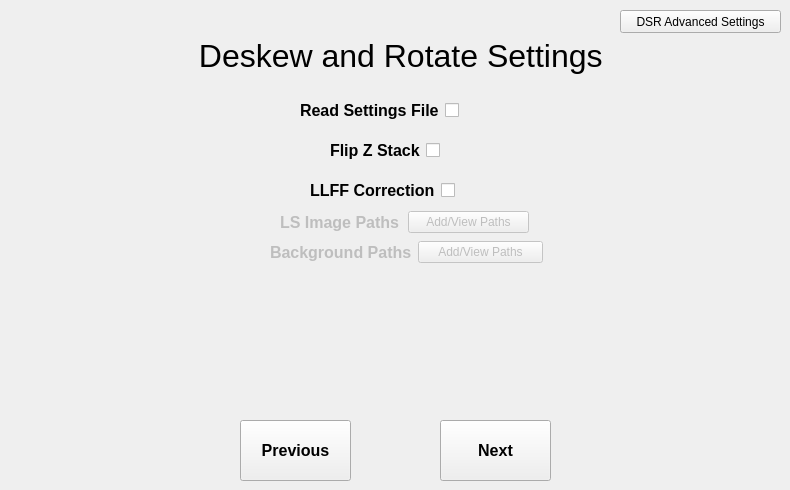
    <widget class="QWidget" name="DSR">
     <attribute name="title">
      <string>DSR</string>
     </attribute>
     <widget class="QLabel" name="dsrSettingsLabel">
      <property name="geometry">
       <rect>
        <x>190</x>
        <y>20</y>
        <width>471</width>
        <height>71</height>
       </rect>
      </property>
      <property name="font">
       <font>
        <pointsize>24</pointsize>
       </font>
      </property>
      <property name="text">
       <string> Deskew and Rotate Settings</string>
      </property>
     </widget>
     <widget class="QPushButton" name="dsrAdvancedSettingsButton">
      <property name="geometry">
       <rect>
        <x>620</x>
        <y>10</y>
        <width>161</width>
        <height>23</height>
       </rect>
      </property>
      <property name="text">
       <string>DSR Advanced Settings</string>
      </property>
     </widget>
     <widget class="QPushButton" name="dsrNextButton">
      <property name="geometry">
       <rect>
        <x>440</x>
        <y>420</y>
        <width>111</width>
        <height>61</height>
       </rect>
      </property>
      <property name="font">
       <font>
        <pointsize>12</pointsize>
        <weight>75</weight>
        <bold>true</bold>
       </font>
      </property>
      <property name="text">
       <string>Next</string>
      </property>
     </widget>
     <widget class="QPushButton" name="dsrPreviousButton">
      <property name="geometry">
       <rect>
        <x>240</x>
        <y>420</y>
        <width>111</width>
        <height>61</height>
       </rect>
      </property>
      <property name="font">
       <font>
        <pointsize>12</pointsize>
        <weight>75</weight>
        <bold>true</bold>
       </font>
      </property>
      <property name="text">
       <string>Previous</string>
      </property>
     </widget>
     <widget class="QWidget" name="layoutWidget_6">
      <property name="geometry">
       <rect>
        <x>270</x>
        <y>240</y>
        <width>273</width>
        <height>25</height>
       </rect>
      </property>
      <layout class="QHBoxLayout" name="horizontalLayout_7">
       <item>
        <widget class="QLabel" name="backgroundPathsLabel">
         <property name="enabled">
          <bool>false</bool>
         </property>
         <property name="font">
          <font>
           <pointsize>12</pointsize>
           <weight>75</weight>
           <bold>true</bold>
          </font>
         </property>
         <property name="text">
          <string>Background Paths</string>
         </property>
        </widget>
       </item>
       <item>
        <widget class="QPushButton" name="backgroundAddPathsButton">
         <property name="enabled">
          <bool>false</bool>
         </property>
         <property name="text">
          <string>Add/View Paths</string>
         </property>
        </widget>
       </item>
      </layout>
     </widget>
     <widget class="QWidget" name="layoutWidget_7">
      <property name="geometry">
       <rect>
        <x>280</x>
        <y>210</y>
        <width>249</width>
        <height>25</height>
       </rect>
      </property>
      <layout class="QHBoxLayout" name="horizontalLayout_8">
       <item>
        <widget class="QLabel" name="lsImagePathsLabel">
         <property name="enabled">
          <bool>false</bool>
         </property>
         <property name="font">
          <font>
           <pointsize>12</pointsize>
           <weight>75</weight>
           <bold>true</bold>
          </font>
         </property>
         <property name="text">
          <string>LS Image Paths</string>
         </property>
        </widget>
       </item>
       <item>
        <widget class="QPushButton" name="lsImageAddPathsButton">
         <property name="enabled">
          <bool>false</bool>
         </property>
         <property name="text">
          <string>Add/View Paths</string>
         </property>
        </widget>
       </item>
      </layout>
     </widget>
     <widget class="QWidget" name="layoutWidget">
      <property name="geometry">
       <rect>
        <x>300</x>
        <y>100</y>
        <width>187</width>
        <height>21</height>
       </rect>
      </property>
      <layout class="QHBoxLayout" name="horizontalLayout_18">
       <item>
        <widget class="QLabel" name="parseSettingsFileLabel">
         <property name="font">
          <font>
           <pointsize>12</pointsize>
           <weight>75</weight>
           <bold>true</bold>
          </font>
         </property>
         <property name="text">
          <string>Read Settings File</string>
         </property>
        </widget>
       </item>
       <item>
        <widget class="QCheckBox" name="parseSettingsFileCheckBox">
         <property name="autoFillBackground">
          <bool>false</bool>
         </property>
         <property name="text">
          <string/>
         </property>
        </widget>
       </item>
      </layout>
     </widget>
     <widget class="QWidget" name="layoutWidget">
      <property name="geometry">
       <rect>
        <x>330</x>
        <y>140</y>
        <width>129</width>
        <height>21</height>
       </rect>
      </property>
      <layout class="QHBoxLayout" name="horizontalLayout_19">
       <item>
        <widget class="QLabel" name="flipZStackLabel">
         <property name="font">
          <font>
           <pointsize>12</pointsize>
           <weight>75</weight>
           <bold>true</bold>
          </font>
         </property>
         <property name="text">
          <string>Flip Z Stack</string>
         </property>
        </widget>
       </item>
       <item>
        <widget class="QCheckBox" name="flipZStackCheckBox">
         <property name="autoFillBackground">
          <bool>false</bool>
         </property>
         <property name="text">
          <string/>
         </property>
        </widget>
       </item>
      </layout>
     </widget>
     <widget class="QWidget" name="layoutWidget">
      <property name="geometry">
       <rect>
        <x>310</x>
        <y>180</y>
        <width>165</width>
        <height>21</height>
       </rect>
      </property>
      <layout class="QHBoxLayout" name="horizontalLayout_21">
       <item>
        <widget class="QLabel" name="llffCorrectionLabel">
         <property name="font">
          <font>
           <pointsize>12</pointsize>
           <weight>75</weight>
           <bold>true</bold>
          </font>
         </property>
         <property name="text">
          <string>LLFF Correction</string>
         </property>
        </widget>
       </item>
       <item>
        <widget class="QCheckBox" name="llffCorrectionCheckBox">
         <property name="autoFillBackground">
          <bool>false</bool>
         </property>
         <property name="text">
          <string/>
         </property>
        </widget>
       </item>
      </layout>
     </widget>
    </widget>
